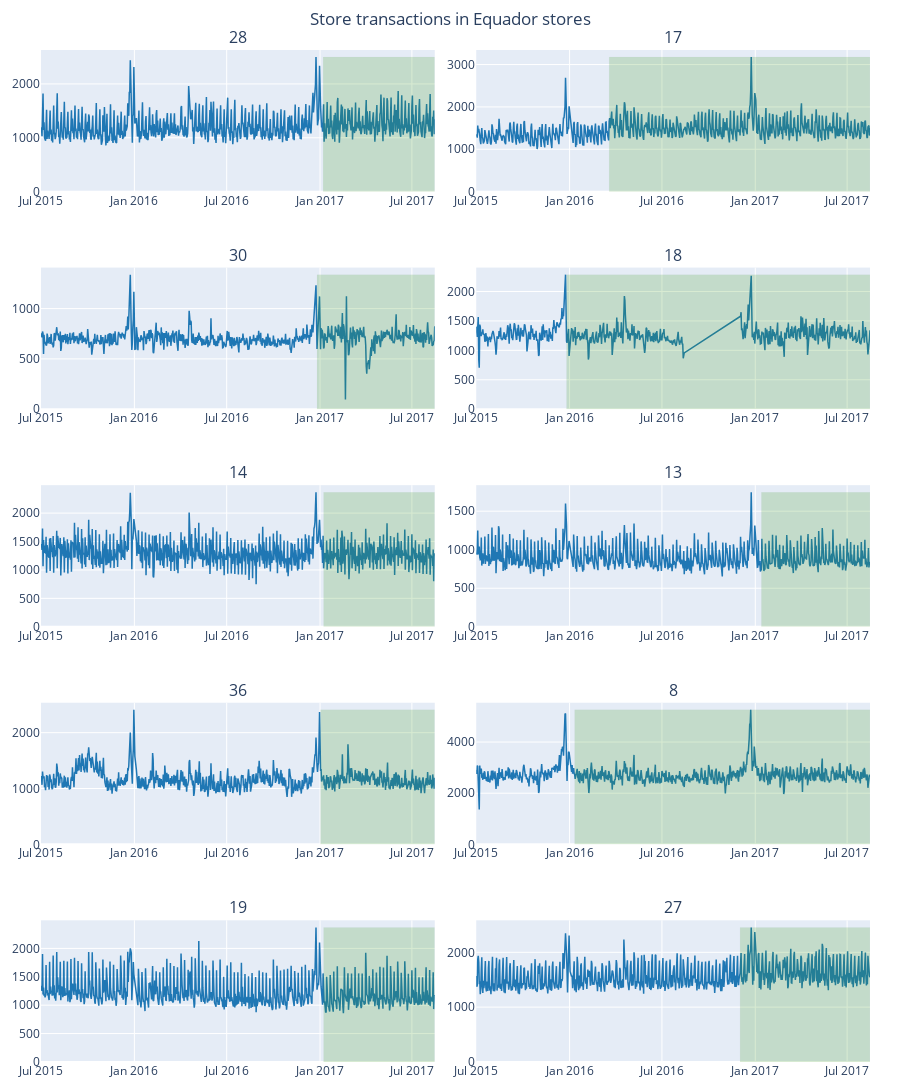

Source (notebook cell):
### Code cell
series_plot(data=transactions, group=group[0], values='transactions', series=10,
            cpd=True, seed=11, w=40, title='Store transactions in Equador stores')

### Figure 1 — Plotly figure (JSON) as saved in the notebook; plotly's stock layout.template omitted (floating-point values rounded to 4 significant figures; data arrays with more than 128 entries replaced by an {"elided": "..."} marker saying what was removed)
{"data": [{"line": {"color": "#1f77b4", "width": 1.5}, "type": "scatter", "x": {"elided": "771 str values"}, "xaxis": "x", "y": {"elided": "771 int values"}, "yaxis": "y"}, {"line": {"color": "#1f77b4", "width": 1.5}, "type": "scatter", "x": {"elided": "768 str values"}, "xaxis": "x2", "y": {"elided": "768 int values"}, "yaxis": "y2"}, {"line": {"color": "#1f77b4", "width": 1.5}, "type": "scatter", "x": {"elided": "772 str values"}, "xaxis": "x3", "y": {"elided": "772 int values"}, "yaxis": "y3"}, {"line": {"color": "#1f77b4", "width": 1.5}, "type": "scatter", "x": {"elided": "660 str values"}, "xaxis": "x4", "y": {"elided": "660 int values"}, "yaxis": "y4"}, {"line": {"color": "#1f77b4", "width": 1.5}, "type": "scatter", "x": {"elided": "770 str values"}, "xaxis": "x5", "y": {"elided": "770 int values"}, "yaxis": "y5"}, {"line": {"color": "#1f77b4", "width": 1.5}, "type": "scatter", "x": {"elided": "770 str values"}, "xaxis": "x6", "y": {"elided": "770 int values"}, "yaxis": "y6"}, {"line": {"color": "#1f77b4", "width": 1.5}, "type": "scatter", "x": {"elided": "771 str values"}, "xaxis": "x7", "y": {"elided": "771 int values"}, "yaxis": "y7"}, {"line": {"color": "#1f77b4", "width": 1.5}, "type": "scatter", "x": {"elided": "770 str values"}, "xaxis": "x8", "y": {"elided": "770 int values"}, "yaxis": "y8"}, {"line": {"color": "#1f77b4", "width": 1.5}, "type": "scatter", "x": {"elided": "770 str values"}, "xaxis": "x9", "y": {"elided": "770 int values"}, "yaxis": "y9"}, {"line": {"color": "#1f77b4", "width": 1.5}, "type": "scatter", "x": {"elided": "771 str values"}, "xaxis": "x10", "y": {"elided": "771 int values"}, "yaxis": "y10"}], "layout": {"annotations": [{"font": {"size": 16}, "showarrow": false, "text": "28", "x": 0.2375, "xanchor": "center", "xref": "paper", "y": 1.0, "yanchor": "bottom", "yref": "paper"}, {"font": {"size": 16}, "showarrow": false, "text": "17", "x": 0.7625, "xanchor": "center", "xref": "paper", "y": 1.0, "yanchor": "bottom", "yref": "paper"}, {"font": {"size": 16}, "showarrow": false, "text": "30", "x": 0.2375, "xanchor": "center", "xref": "paper", "y": 0.785, "yanchor": "bottom", "yref": "paper"}, {"font": {"size": 16}, "showarrow": false, "text": "18", "x": 0.7625, "xanchor": "center", "xref": "paper", "y": 0.785, "yanchor": "bottom", "yref": "paper"}, {"font": {"size": 16}, "showarrow": false, "text": "14", "x": 0.2375, "xanchor": "center", "xref": "paper", "y": 0.57, "yanchor": "bottom", "yref": "paper"}, {"font": {"size": 16}, "showarrow": false, "text": "13", "x": 0.7625, "xanchor": "center", "xref": "paper", "y": 0.57, "yanchor": "bottom", "yref": "paper"}, {"font": {"size": 16}, "showarrow": false, "text": "36", "x": 0.2375, "xanchor": "center", "xref": "paper", "y": 0.355, "yanchor": "bottom", "yref": "paper"}, {"font": {"size": 16}, "showarrow": false, "text": "8", "x": 0.7625, "xanchor": "center", "xref": "paper", "y": 0.355, "yanchor": "bottom", "yref": "paper"}, {"font": {"size": 16}, "showarrow": false, "text": "19", "x": 0.2375, "xanchor": "center", "xref": "paper", "y": 0.14, "yanchor": "bottom", "yref": "paper"}, {"font": {"size": 16}, "showarrow": false, "text": "27", "x": 0.7625, "xanchor": "center", "xref": "paper", "y": 0.14, "yanchor": "bottom", "yref": "paper"}], "height": 1150, "margin": {"b": 30, "l": 30, "r": 30, "t": 50}, "shapes": [{"fillcolor": "#3C9B1F", "line": {"width": 0.1}, "opacity": 0.2, "type": "rect", "x0": "2017-01-07T00:00:00", "x1": "2017-08-15T00:00:00", "xref": "x", "y0": 0, "y1": 2498, "yref": "y"}, {"fillcolor": "#3C9B1F", "line": {"width": 0.1}, "opacity": 0.2, "type": "rect", "x0": "2016-03-19T00:00:00", "x1": "2017-08-15T00:00:00", "xref": "x2", "y0": 0, "y1": 3176, "yref": "y2"}, {"fillcolor": "#3C9B1F", "line": {"width": 0.1}, "opacity": 0.2, "type": "rect", "x0": "2016-12-26T00:00:00", "x1": "2017-08-15T00:00:00", "xref": "x3", "y0": 0, "y1": 1337, "yref": "y3"}, {"fillcolor": "#3C9B1F", "line": {"width": 0.1}, "opacity": 0.2, "type": "rect", "x0": "2015-12-26T00:00:00", "x1": "2017-08-15T00:00:00", "xref": "x4", "y0": 0, "y1": 2286, "yref": "y4"}, {"fillcolor": "#3C9B1F", "line": {"width": 0.1}, "opacity": 0.2, "type": "rect", "x0": "2017-01-08T00:00:00", "x1": "2017-08-15T00:00:00", "xref": "x5", "y0": 0, "y1": 2367, "yref": "y5"}, {"fillcolor": "#3C9B1F", "line": {"width": 0.1}, "opacity": 0.2, "type": "rect", "x0": "2017-01-13T00:00:00", "x1": "2017-08-15T00:00:00", "xref": "x6", "y0": 0, "y1": 1746, "yref": "y6"}, {"fillcolor": "#3C9B1F", "line": {"width": 0.1}, "opacity": 0.2, "type": "rect", "x0": "2017-01-02T00:00:00", "x1": "2017-08-15T00:00:00", "xref": "x7", "y0": 0, "y1": 2409, "yref": "y7"}, {"fillcolor": "#3C9B1F", "line": {"width": 0.1}, "opacity": 0.2, "type": "rect", "x0": "2016-01-11T00:00:00", "x1": "2017-08-15T00:00:00", "xref": "x8", "y0": 0, "y1": 5261, "yref": "y8"}, {"fillcolor": "#3C9B1F", "line": {"width": 0.1}, "opacity": 0.2, "type": "rect", "x0": "2017-01-08T00:00:00", "x1": "2017-08-15T00:00:00", "xref": "x9", "y0": 0, "y1": 2370, "yref": "y9"}, {"fillcolor": "#3C9B1F", "line": {"width": 0.1}, "opacity": 0.2, "type": "rect", "x0": "2016-12-02T00:00:00", "x1": "2017-08-15T00:00:00", "xref": "x10", "y0": 0, "y1": 2455, "yref": "y10"}], "showlegend": false, "title": {"text": "Store transactions in Equador stores", "x": 0.5}, "xaxis": {"anchor": "y", "domain": [0, 0.475]}, "xaxis10": {"anchor": "y10", "domain": [0.525, 1]}, "xaxis2": {"anchor": "y2", "domain": [0.525, 1]}, "xaxis3": {"anchor": "y3", "domain": [0, 0.475]}, "xaxis4": {"anchor": "y4", "domain": [0.525, 1]}, "xaxis5": {"anchor": "y5", "domain": [0, 0.475]}, "xaxis6": {"anchor": "y6", "domain": [0.525, 1]}, "xaxis7": {"anchor": "y7", "domain": [0, 0.475]}, "xaxis8": {"anchor": "y8", "domain": [0.525, 1]}, "xaxis9": {"anchor": "y9", "domain": [0, 0.475]}, "yaxis": {"anchor": "x", "domain": [0.86, 1.0]}, "yaxis10": {"anchor": "x10", "domain": [0, 0.14]}, "yaxis2": {"anchor": "x2", "domain": [0.86, 1.0]}, "yaxis3": {"anchor": "x3", "domain": [0.645, 0.785]}, "yaxis4": {"anchor": "x4", "domain": [0.645, 0.785]}, "yaxis5": {"anchor": "x5", "domain": [0.43, 0.57]}, "yaxis6": {"anchor": "x6", "domain": [0.43, 0.57]}, "yaxis7": {"anchor": "x7", "domain": [0.215, 0.355]}, "yaxis8": {"anchor": "x8", "domain": [0.215, 0.355]}, "yaxis9": {"anchor": "x9", "domain": [0, 0.14]}}}
